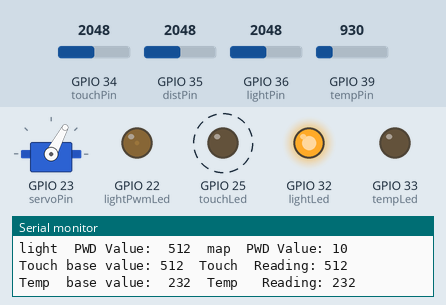
The sketch below on a simulated ESP32. Parts: servo, output pins drawn as LEDs (lit = HIGH), the last lines printed to the serial monitor. Dashed ring = blinking. The test bench sets the inputs (shaded band); at power-on: GPIO 39 (tempPin) = 930, GPIO 35 (distPin) = 2048, GPIO 36 (lightPin) = 2048, GPIO 34 (touchPin) = 2048 (analog values on the 0–4095 scale).

Above: at 5.08 s.
5.3 s: GPIO 39 (tempPin) set to 989
At 5.42 s:
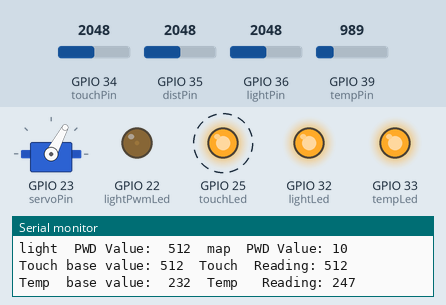
8.3 s: GPIO 35 (distPin) set to 2866
At 8.39 s:
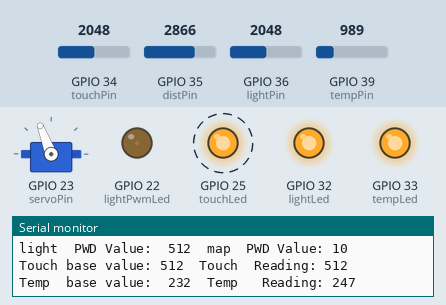
11.3 s: GPIO 36 (lightPin) set to 1228
At 11.36 s:
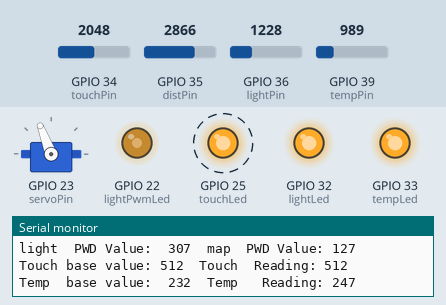
14.3 s: GPIO 39 (tempPin) set to 809
At 14.56 s:
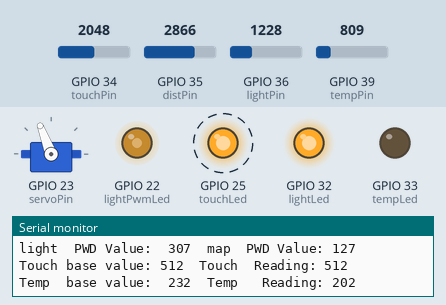
17.3 s: GPIO 36 (lightPin) set to 960
At 17.53 s:
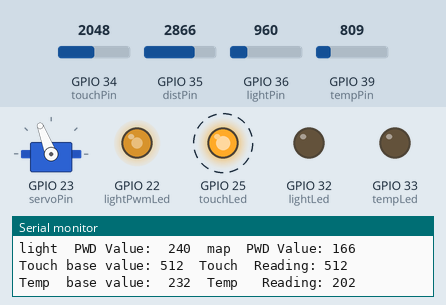
20.3 s: GPIO 35 (distPin) set to 3972
At 20.5 s:
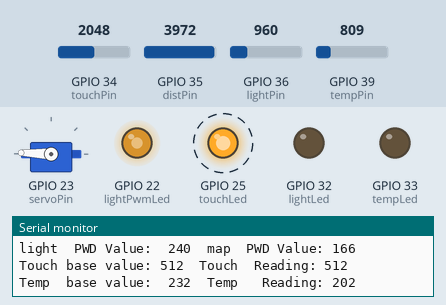
Timing chart, 0 to 24.3 s (numbered marks = the images above; inputs shaded):
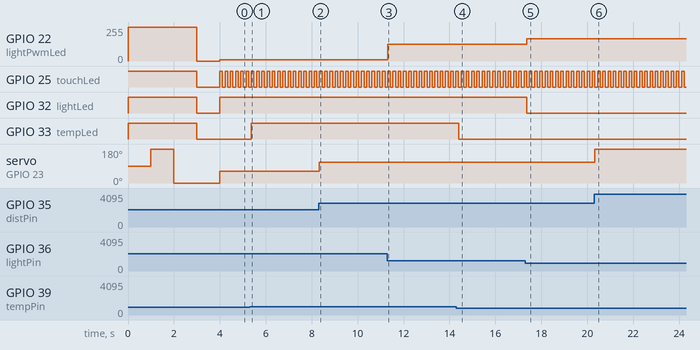

The sketch:

sketch_feb21a.ino
```cpp
/*
Embedded System Midterm for Classes CDA4630 and CDA6316
Based on ESP32 technology, NodeMCU-32S
Dr. Bassem Alhalabi
Florida Atlantic Univercity, Boca Raton
Update: 2023-09-28
*/

/*
Updated by: Jefferson Charles
Date: 2/29/24
*/

// include files
#include <ESP32_Servo.h>

// class obects
Servo myservo;  // using class servo to create servo object, myservo, to control a servo motor
// Download the library from: https://github.com/jkb-git/ESP32Servo (Press on Code, and download as zip).
// Unzip and rename the folder to ESP32Servo.
// Put the folder in Document>Arduino>libraries


// ---------- defining pins for inputs
const int servoPin = 23;      // servo GPIO pin
const int distPin = 35;         // ir GPIO analog pin
const int lightPin = 36;      // light sensor GPIO pin
const int touchPin = 34;      // touch sensor GPIO pin
const int tempPin = 39;       // temperature sensor GPIO pin

// ---------- defining pins for outputs
const int touchLed = 25;      // touch green led
const int lightLed = 32;      // ligh blue led
const int lightPwmLed = 22;   // light yellow led - pwm
const int tempLed = 33;       // temperature red led

//  ---------- sensor values
int touchVal = 0, baseTouchVal=0;
int lightVal = 0, baseLightVal = 0, pwmVal = 0, mapPwmVal = 0;
int tempVal = 0, baseTempVal = 0;
int distVal = 0, baseDistVal = 0, mapDistVal = 0;
int flag = 0;


// ---------- Main functions

// setup function: init all connections
void setup()
{
  // Set up ADC resolution to 10 bits: will get values between 0-1024
  analogReadResolution(10);
  // connect servo myservo to servoPin
  myservo.attach(servoPin);

  // set up analog pin as inputs
  pinMode(distPin, INPUT);
  pinMode(lightPin, INPUT);
  pinMode(touchPin, INPUT);
  pinMode(tempPin, INPUT);

  // set output pins
  pinMode(touchLed, OUTPUT);
  pinMode(lightLed, OUTPUT);
  pinMode(tempLed, OUTPUT);
  pinMode(lightPwmLed, OUTPUT);

  // set up default values
  digitalWrite(touchLed, HIGH);
  digitalWrite(lightLed, HIGH);
  digitalWrite(tempLed, HIGH);
  digitalWrite(lightPwmLed, HIGH);
  delay(1000);  // wait for 1000 ms

  myservo.write (180);
  delay(1000);  // wait for 1000 ms
  myservo.write (0);
  delay(1000);  // wait for 1000 ms

  digitalWrite(touchLed, LOW);
  digitalWrite(lightLed, LOW);
  digitalWrite(tempLed, LOW);
  digitalWrite(lightPwmLed, LOW);
  delay(1000);  // wait for 1000 ms


  // start the serial port
  Serial.begin(115200);

  // read sensors values and save them as baseline values
  baseLightVal = analogRead(lightPin);  // room light
  baseTempVal =  analogRead(tempPin);   // room temperature
  baseTouchVal = analogRead(touchPin);  // room touch
  baseDistVal = analogRead(distPin);  // room touch
}

void loop()
{
  // ---------- distance sensor controls
  // read the distance sensor, set the min/max limits, and map to full range 0-180
  //Here is an if statement that will allow the servo motor to be at it's max position as you quickly move your hand over the distance sensor.
  if (distVal >= 250 || distVal <= 1000)
  {
    distVal = analogRead(distPin);  // 0 - 1023
    distVal = min (distVal, 1000);
    distVal = max (distVal, 250);
    mapDistVal = map (distVal, 250, 1000, 0, 180);  // map values between in range (250, 1010) to values in range (0, 180)
    //myservo.write (mapDistVal);

    // Here is a variable to be used to keep the position of the servo to its max position.
    int lastPosition = 0;
    // Here this if statement is saying that if the value of the servo does not equal the last position then have the value be the last position so that
    // the servo will stop at that last position when you move your hand away quickly horizontally.
    if (mapDistVal != lastPosition)
    {
      myservo.write (mapDistVal);
      lastPosition = mapDistVal;
    }
  }


  // ********** requirement # 1
  // the code above causes the servo to sweep from 0-90 as the distVal sweeps from 250-1000 as you vertically move your hand up/down over the distance sensor
  // modify the code so that if you move your hand horizantally quickly the servo stops in its last position
  /* enter your comments here:
  I created a if statement that if the distVal is between the min and the max range, then the distance sensor will start moving the servo between 0 to 90 degrees. I also added
  inside the if statement another if statement that will keep the servo in the last position its in when you quickly move your hand horizontally away.
  */


  // ---------- light sensor controls
  // read light sensor
  lightVal = analogRead(lightPin);  // light sensor
  // The following two lines designate a deadzone band for the blue led between .3 and .5 of the baseLightVal for no change.
  if ((lightVal > (baseLightVal - (0.3 * baseLightVal))))
  {
    digitalWrite(lightLed, HIGH); // if val above thresh (30% below room light)
  }
  else if ((lightVal < (baseLightVal - (0.5 * baseLightVal))))
  {
    digitalWrite(lightLed, LOW);  // if val under thresh (50% below room light)
  }
  // observe when the blue led turns off and on as you move your finger up and down above the light sensor

  // ********** requirement #2
  // change the code above to expand the range from 0.3-0.5 to the max and explore the changes.
  /* enter your comments here:
  When I expand the range of the deadzones of the light sensor, the blue led stays on when I apply darkness to the light sensor. But the yellow LED still goes dim after applying darkness.
  */

  // ---------- pwm controls for the yellow led, where led dims from 100% to 0% based on the light value
  pwmVal =lightVal;                         // copy the light val
  pwmVal = min(pwmVal, baseLightVal);  // allow pwmVal value to be max at room light
  pwmVal = max(pwmVal, 100);            // allow pwmVal value to be min is 10
  mapPwmVal = map(pwmVal, 100, baseLightVal, 245, 10);
  analogWrite(lightPwmLed, mapPwmVal);

  // ********** requirement #3
  // modify the code above to reverse the effect of dimming, that is when you cover the light sensors the yellow led should be bright
  /* enter your comments here:
  Switching the values 245 and 10 will reverse the effect of dimming when you apply darkness to the light sensor.
  */


  // ---------- touch sensor controls
  // read the touch sensor, and if touched, turn on the green led, when no touch turn led off
  //Below will be the variable that will be the baseline value.
  const int baselineVal = 1000;
  int threshold;
  touchVal = analogRead(touchPin);

  //Here we are calculating the threshold that will be a percentage of the baseline value.
  //we are doing 90% of the baseline.
  threshold = baselineVal * 0.9;
  if (touchVal < threshold)
  {
   digitalWrite(touchLed, HIGH); // if touched, turn green LED on
  }
  else
  {
   digitalWrite(touchLed, LOW);  // not touched, so turn green LED off
  }


  // ********** requirement #4
  // the code above uses an absolute value to detect touching which may not be suitable for your skin
  // change that value to a percentage of the baseline value based on the actual reading when you touch
   /* enter your comments here:
   I created a basline value variable that will be used to calculate a threshold value that will be used in the if/else statement to see if the touch sensor is touched or not to light up the green LED.
  */


  // ---------- touch sensor controls
  // read the touch sensor, and if touched, turn on the green led, when no touch turn led off
  //Below will be the variable that will be the baseline value.
  //const int baselineVal = 1000;
  //int threshold;
  //touchVal = analogRead(touchPin);

  //Here we are calculating the threshold that will be a percentage of the baseline value.
  //we are doing 90% of the baseline.
  //threshold = baselineVal * 0.9;
  if (touchVal < threshold)
  {
    // Here is where we are going to toggle the green LED when we touch the touch sensor
    if (flag == 0)
    {
      flag = 1;  // Here is where we are setting the flag to 1 to show that the green LED is on
    }
    else
    {
      flag = 0; // Here is where we are setting the flag to 0 to show that the green LED is off
    }
    digitalWrite(touchLed, flag);  // Here is where we are setting the state of the LED using the flag
  }

  // ********** requirement #5
  // change the code so that every time you touch, the led will toggle, and when you untouch, led stays the same. hint: use a flag
  /* enter your comments here:
   I used a flag that will be used in an if/else statement that will be used to toggle the green LED when you touch on the touch sensor. The flag will be set to 1 to show that the green LED is on.
   The flag will be set to 0 to show that the green LED is off.
  */


  // ---------- temperature sensor controls
  // read the temp sensor, and if temp higher than the baseline, turn red led on, else turn led off
  // you can increase the sensor temp by touching/squeezing it between your thumb and index finger
  tempVal = analogRead(tempPin);  // temperature sensor
  if (tempVal >= baseTempVal * 1.03) // Here is where I did my upperbound for the temperature to where if the temperature exceeds above the baseline * the deadzone, then the red LED turns on
  {
    digitalWrite(tempLed, HIGH);
  }
  else if (tempVal < baseTempVal * 1.03) // Here is where I did my lowerbound, which is basically saying if the temperature is lower than the baseline * the deadzone, then the red LED turns off
  {
    digitalWrite(tempLed, LOW);
  }
  // if you have skin temperature that is less than the room basline temp, the led will not turn on
  // in this case you need to change the code so that if the temperature is higher/lower than the baseline, the led will turn on

  // ********** requirement #6
  // change the code and apply the deadzone band concept instead of threshold value, so that the led will stop flickering
  /* enter your comments here:
  I created a deadzone value that will be around the baseline temperature value. I also created an upper and lower bound for the deadzone value.
  if the temprature is higher than or equal to the upper bound, then the red LED will turn on. If the temperature is lower that the lower bound, then the red LED will turn off.
  */


  // ---------- printing on serial monitor
  Serial.print("Dist  base value:  "); Serial.print(baseDistVal);   Serial.print("  Dist map value: "); Serial.println(distVal);
  Serial.print("light base value:  "); Serial.print(baseLightVal);  Serial.print("  light  Reading: "); Serial.println(lightVal);
  Serial.print("light  PWD Value:  "); Serial.print(pwmVal);        Serial.print("  map  PWD Value: "); Serial.println(mapPwmVal);
  Serial.print("Touch base value: "); Serial.print(baseTouchVal);   Serial.print("  Touch  Reading: "); Serial.println(touchVal);
  Serial.print("Temp  base value:  "); Serial.print(baseTempVal);   Serial.print("  Temp   Reading: "); Serial.println(tempVal);


  // ---------- the mian loop dealy
  // here we are usning a loop delay to slow down the update rate of the analog input
  delay(100);  // wait for 100ms, the infinite loop interval

  // ********** requirement #7
  // change the delay value (10, 100, 500 1000), and state you observation on the various loop delays
  /* enter your comments here:
   When the loop delay is 10ms, the components on the board read their analog inputs at a quicker rate.
   At a 100 ms, the rate at which the components read their analog inputs is at a normal rate.
   At 500 ms, the rate at which the components read their analog inputs is slow.
   Lastly at 1000ms, the rate at which the components read their analog inputs is really slow.
   So the higher in ms the delay, the slower the components read their analog inputs. The smalller the in ms the delay, the faster the components read their analog inputs.
  */


}
```

Measured:
- the behaviour switches between 955 and 956 on GPIO 39 (tempPin) (found by bisection; images 0 and 1)
- after the input at 5.3 s, GPIO 33 (tempLed): LOW → HIGH after 0.07 s
- after the input at 8.3 s, servo on GPIO 23 (servoPin): 62° → 111° at once
- after the input at 11.3 s, GPIO 22 (lightPwmLed): 10/255 → 127/255 at once
- after the input at 14.3 s, GPIO 33 (tempLed): HIGH → LOW after 0.09 s
- after the input at 17.3 s, GPIO 22 (lightPwmLed): 127/255 → 166/255 after 0.06 s; GPIO 32 (lightLed): HIGH → LOW after 0.06 s
- after the input at 20.3 s, servo on GPIO 23 (servoPin): 111° → 178° at once
- by itself, GPIO 25 (touchLed): alternates HIGH for 0.11 s and LOW for 0.11 s
